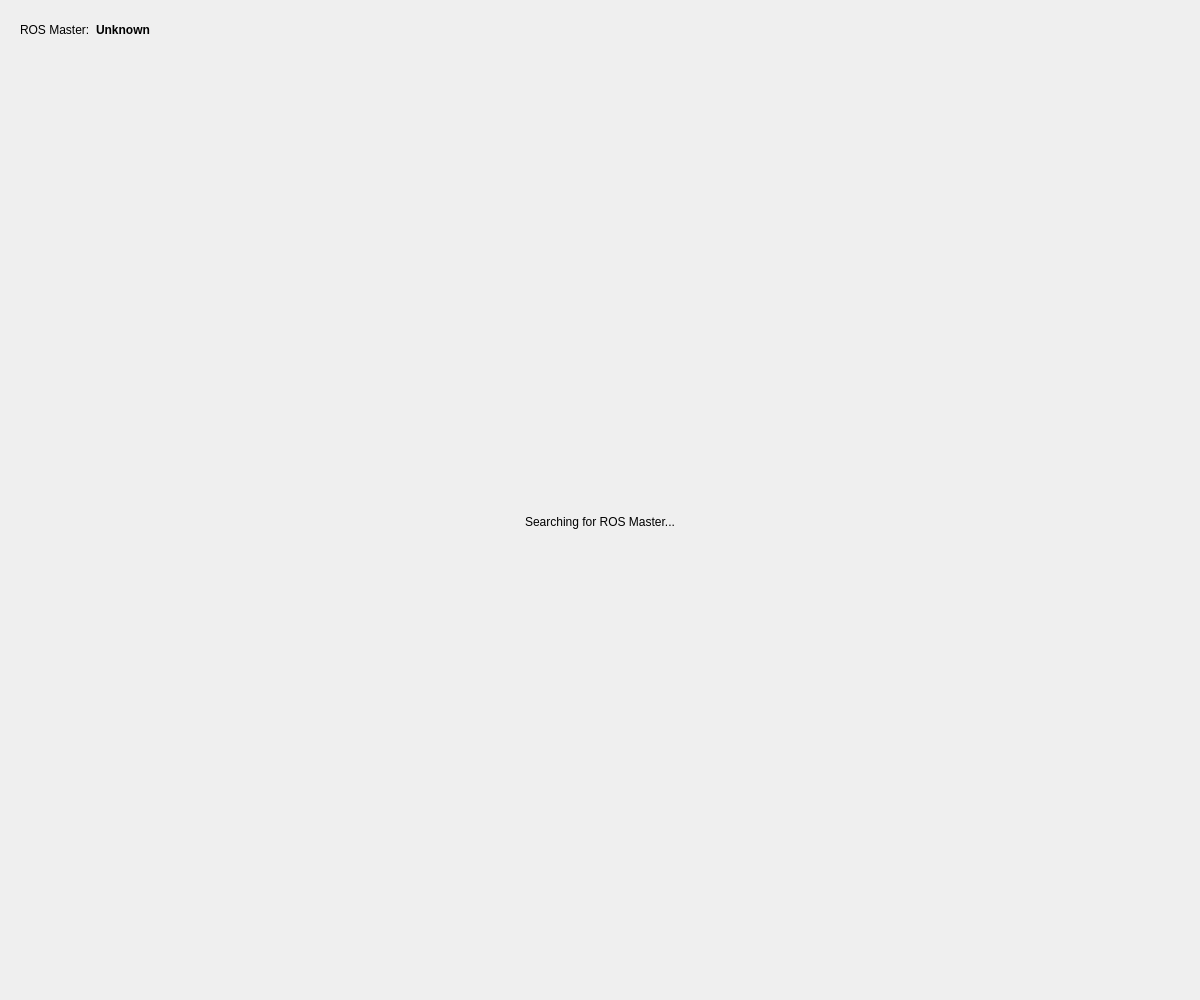
<?xml version="1.0" encoding="UTF-8"?>
<ui version="4.0">
 <class>Dialog</class>
 <widget class="QDialog" name="Dialog">
  <property name="geometry">
   <rect>
    <x>0</x>
    <y>0</y>
    <width>1200</width>
    <height>1000</height>
   </rect>
  </property>
  <property name="sizePolicy">
   <sizepolicy hsizetype="Fixed" vsizetype="Fixed">
    <horstretch>0</horstretch>
    <verstretch>0</verstretch>
   </sizepolicy>
  </property>
  <property name="windowTitle">
   <string>Dialog</string>
  </property>
  <layout class="QVBoxLayout" name="verticalLayout">
   <item>
    <widget class="QWidget" name="masterLabelGroup" native="true">
     <layout class="QHBoxLayout" name="horizontalLayout">
      <item>
       <widget class="QLabel" name="label">
        <property name="text">
         <string>ROS Master:</string>
        </property>
       </widget>
      </item>
      <item>
       <widget class="QLabel" name="currentRosMasterLabel">
        <property name="font">
         <font>
          <weight>75</weight>
          <bold>true</bold>
         </font>
        </property>
        <property name="text">
         <string>Unknown</string>
        </property>
       </widget>
      </item>
      <item>
       <spacer name="horizontalSpacer">
        <property name="orientation">
         <enum>Qt::Horizontal</enum>
        </property>
        <property name="sizeHint" stdset="0">
         <size>
          <width>40</width>
          <height>20</height>
         </size>
        </property>
       </spacer>
      </item>
     </layout>
    </widget>
   </item>
   <item>
    <widget class="QStackedWidget" name="stackedWidget">
     <property name="currentIndex">
      <number>1</number>
     </property>
     <widget class="QWidget" name="dataLoaderWidgetContainer">
      <layout class="QVBoxLayout" name="verticalLayout_3">
       <item>
        <widget class="DataLoaderWidget" name="dataLoaderWidget" native="true"/>
       </item>
      </layout>
     </widget>
     <widget class="QWidget" name="nodeInitWidget">
      <layout class="QVBoxLayout" name="verticalLayout_2">
       <item>
        <widget class="QLabel" name="searchMasterLabel">
         <property name="text">
          <string>Searching for ROS Master...</string>
         </property>
         <property name="alignment">
          <set>Qt::AlignCenter</set>
         </property>
        </widget>
       </item>
      </layout>
     </widget>
    </widget>
   </item>
  </layout>
 </widget>
 <customwidgets>
  <customwidget>
   <class>DataLoaderWidget</class>
   <extends>QWidget</extends>
   <header>qgisros/ui/data_loader_widget.h</header>
   <container>1</container>
  </customwidget>
 </customwidgets>
 <resources/>
 <connections/>
</ui>
